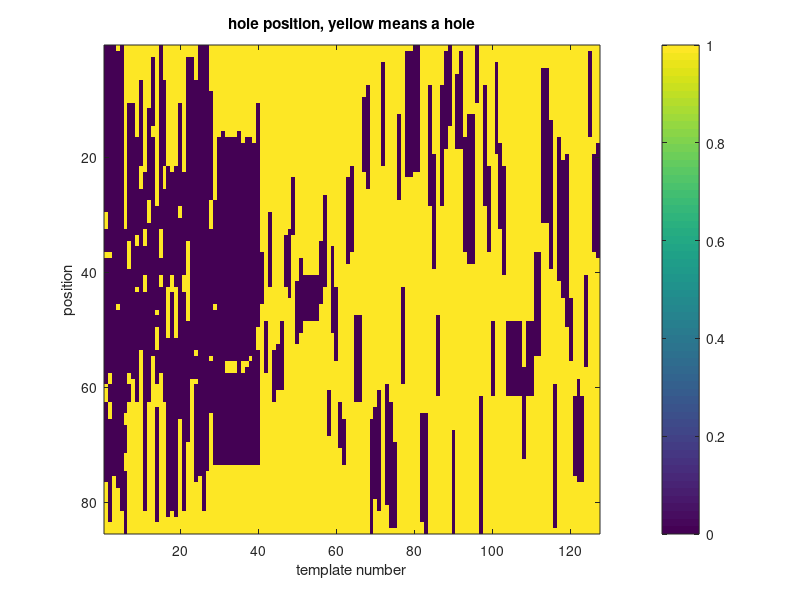

Write MATLAB code to recreate this figure.
close all
clc
clear
%check the template hole position to figure out the type of the holes
%written by Chao Fang
load T0659TemplatesData;
n=size(templates{1,1},1);
m=size(templates,1);
holeMatrix=zeros(n,m);
for i=1:m
    temp=templates{i,1};
    holeMatrix(:,i)=(temp(:,1)==10000);
    
end
imagesc(holeMatrix);
colorbar
title('hole position, yellow means a hole')
ylabel('position')
xlabel('template number')